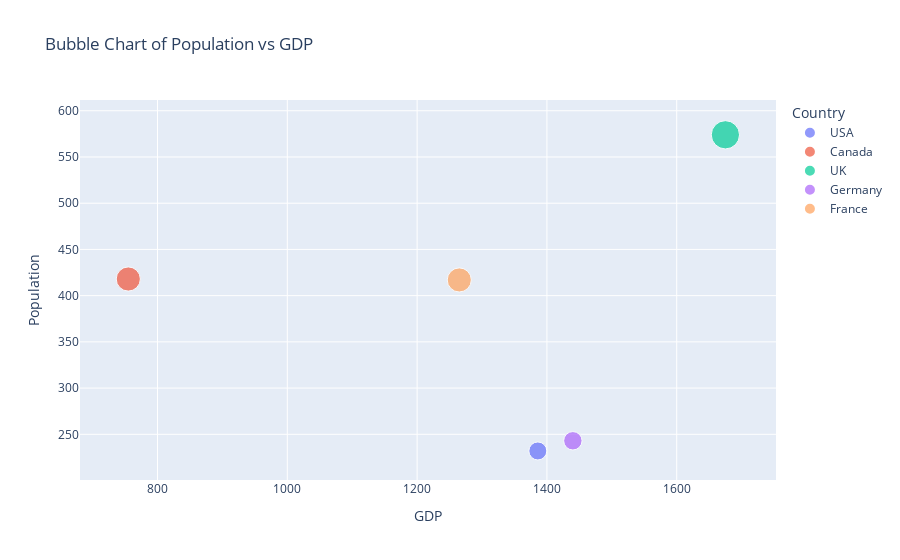

The code cell stored with this chart in its notebook:
### Code cell
# 5 Bubble Chart using Plotly for Country Population and GDP
np.random.seed(25)
data = {
    'Country': ['USA', 'Canada', 'UK', 'Germany', 'France'],
    'Population': np.random.randint(100, 1000, 5),
    'GDP': np.random.randint(500, 2000, 5)
}
df_bubble = pd.DataFrame(data)

fig_bubble = px.scatter(df_bubble, x='GDP', y='Population', size='Population', color='Country', hover_name='Country',
                        title="Bubble Chart of Population vs GDP")
fig_bubble.show()

### Figure 1 — Plotly figure (JSON) as saved in the notebook; plotly's stock layout.template omitted (floating-point values rounded to 4 significant figures)
{"data": [{"hovertemplate": "<b>%{hovertext}</b><br><br>Country=USA<br>GDP=%{x}<br>Population=%{marker.size}<extra></extra>", "hovertext": ["USA"], "legendgroup": "USA", "marker": {"color": "#636efa", "size": [232], "sizemode": "area", "sizeref": 1.435, "symbol": "circle"}, "mode": "markers", "name": "USA", "orientation": "v", "showlegend": true, "type": "scatter", "x": [1386], "xaxis": "x", "y": [232], "yaxis": "y"}, {"hovertemplate": "<b>%{hovertext}</b><br><br>Country=Canada<br>GDP=%{x}<br>Population=%{marker.size}<extra></extra>", "hovertext": ["Canada"], "legendgroup": "Canada", "marker": {"color": "#EF553B", "size": [418], "sizemode": "area", "sizeref": 1.435, "symbol": "circle"}, "mode": "markers", "name": "Canada", "orientation": "v", "showlegend": true, "type": "scatter", "x": [755], "xaxis": "x", "y": [418], "yaxis": "y"}, {"hovertemplate": "<b>%{hovertext}</b><br><br>Country=UK<br>GDP=%{x}<br>Population=%{marker.size}<extra></extra>", "hovertext": ["UK"], "legendgroup": "UK", "marker": {"color": "#00cc96", "size": [574], "sizemode": "area", "sizeref": 1.435, "symbol": "circle"}, "mode": "markers", "name": "UK", "orientation": "v", "showlegend": true, "type": "scatter", "x": [1675], "xaxis": "x", "y": [574], "yaxis": "y"}, {"hovertemplate": "<b>%{hovertext}</b><br><br>Country=Germany<br>GDP=%{x}<br>Population=%{marker.size}<extra></extra>", "hovertext": ["Germany"], "legendgroup": "Germany", "marker": {"color": "#ab63fa", "size": [243], "sizemode": "area", "sizeref": 1.435, "symbol": "circle"}, "mode": "markers", "name": "Germany", "orientation": "v", "showlegend": true, "type": "scatter", "x": [1440], "xaxis": "x", "y": [243], "yaxis": "y"}, {"hovertemplate": "<b>%{hovertext}</b><br><br>Country=France<br>GDP=%{x}<br>Population=%{marker.size}<extra></extra>", "hovertext": ["France"], "legendgroup": "France", "marker": {"color": "#FFA15A", "size": [417], "sizemode": "area", "sizeref": 1.435, "symbol": "circle"}, "mode": "markers", "name": "France", "orientation": "v", "showlegend": true, "type": "scatter", "x": [1265], "xaxis": "x", "y": [417], "yaxis": "y"}], "layout": {"legend": {"itemsizing": "constant", "title": {"text": "Country"}, "tracegroupgap": 0}, "title": {"text": "Bubble Chart of Population vs GDP"}, "xaxis": {"anchor": "y", "domain": [0, 1], "title": {"text": "GDP"}}, "yaxis": {"anchor": "x", "domain": [0, 1], "title": {"text": "Population"}}}}
